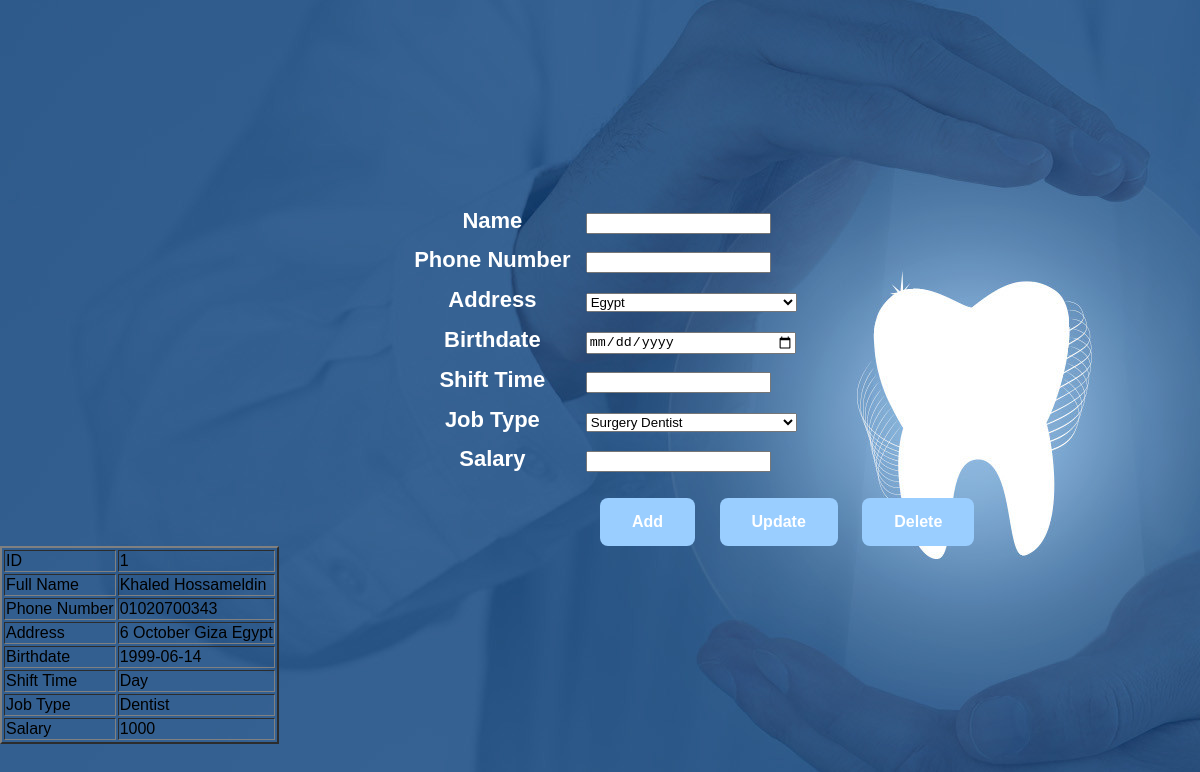
The page /C_Receptionist.php?RecID=1 on the database its author committed.
### tables this page shows
CREATE TABLE IF NOT EXISTS `receptionists` (
  `RecID` int(11) NOT NULL AUTO_INCREMENT,
  `Recname` varchar(50) NOT NULL,
  `Recphone` varchar(15) NOT NULL,
  `RecaddressID` int(11) NOT NULL,
  `Recbirthdate` date NOT NULL,
  `RecjobtypeID` int(11) NOT NULL,
  `Recshifttime` varchar(11) NOT NULL,
  `Recsalary` int(11) NOT NULL,
  PRIMARY KEY (`RecID`)
);

CREATE TABLE IF NOT EXISTS `jobtype` (
  `JobtypeID` int(10) NOT NULL AUTO_INCREMENT,
  `jobtypename` varchar(20) NOT NULL,
  PRIMARY KEY (`JobtypeID`)
);

### Connection.php (called while the page is built, shortened)
<?php
    class Database{
        public static function GetConnection()
        {
            $Temp = mysqli_connect("localhost", "root", "", "dramanydentalclinic");
            return $Temp;
        }
    }
?>

### M_Receptionist.php (called while the page is built, shortened)
<?php
    require_once 'Connection.php';
    require_once 'M_Address.php';
    require_once 'M_JobType.php';
    class Receptionist extends Employee
    {
        function __construct($ID)
        {
            if ($ID != "")
            {
                $sql = "SELECT * FROM `receptionists` WHERE RecID = $ID";
                $connection = Database::GetConnection();
                $ReceptionistDataset = mysqli_query($connection, $sql) or die(mysqli_error($connection));
                if ($row = mysqli_fetch_array($ReceptionistDataset))
                {
                    $this->ID = $row['RecID'];
                    $this->Name = $row['Recname'];
                    $this->PhoneNumber = $row['Recphone'];
                    $this->AddressID = $row['RecaddressID'];
                    $Temp = new Address($this->AddressID);
                    $this->Address = $Temp->Address;
                    $this->Birthdate = $row['Recbirthdate'];
                    $this->ShiftTime = $row['Recshifttime'];
                    $this->JobTypeID = $row['RecjobtypeID'];
                    $Temp2 = new JobType($this->JobTypeID);
                    $this->JobType = $Temp2->JobTypeName;
                    $this->Salary = $row['Recsalary'];
                }
            }
        }
    }
?>

### M_Address.php (called while the page is built, shortened)
<?php
    require_once 'Connection.php';
    class Address
    {
        function __construct($ID)
        {
            if($ID != "")
            {
                $sql = "SELECT * FROM `address` WHERE $ID = AddressID";
                $connection = Database::GetConnection();
                $AddressDataset = mysqli_query($connection, $sql) or die(mysqli_error());
                if($row = mysqli_fetch_array($AddressDataset))
                {
                    $Temp = "";
                    $this->Address = Address::FillAddress($ID, $Temp);
                }
            }
        }
        public static function FillAddress($ID, &$Temp)
        {
            $connection = Database::GetConnection();
            $sql = "SELECT * FROM `address` WHERE $ID = AddressID";
            $AddressDataset = mysqli_query($connection, $sql) or die(mysqli_error());
            if ($row = mysqli_fetch_array($AddressDataset)) {
                $Temp .= $row['Address']." ";
                if ($row['ParentID'] == 0) {
                    return $Temp;
                }
                else {
                    return Address::FillAddress($row['ParentID'], $Temp);
                }
            }
        }
    }
?>

### M_JobType.php (called while the page is built, shortened)
<?php
    require_once 'Connection.php';
    class JobType
    {
        function __construct($ID)
        {
            if($ID != "")
            {
                $sql = "SELECT * FROM `jobtype` WHERE JobtypeID = $ID";
                $connection = Database::GetConnection();
                $JobTypeDataset = mysqli_query($connection, $sql) or die(mysqli_error($connection));
                if($row = mysqli_fetch_array($JobTypeDataset))
                {
                    $this->JobTypeName = $row['jobtypename'];
                }
            }
        }
    }
?>

### C_Receptionist.php (the view, shortened to what this page needs)
<!DOCTYPE html>
    <head>
        <link rel="stylesheet" type="text/css" href="styleReceptionist.css">
    </head>
    <body>
        <form action="" method="POST">
            <table class = "ReceptionistTable">
            <tr><th>Name</th><td><input type="text" name="name"></td></tr>
            <tr><th>Phone Number</th><td><input type="number" name="number"></td></tr>
            <tr><th>Address</th><td>
                <select name="address" style="width:100%">
                <?php
                    require_once 'Connection.php';
                    $sql = "SELECT * FROM `address`";
                    $result = mysqli_query(Database::GetConnection(), $sql);
                    while ($row = mysqli_fetch_array($result, MYSQLI_ASSOC)) {
                        echo "<option value='".$row['AddressID']."'>".$row['Address']."</option>";
                    }
                ?>
                </select>
            </td></tr>
            <tr><th>Birthdate</th><td><input type="date" name="birthdate" style="width:97%"></td></tr>
            <tr><th>Shift Time</th><td><input type="text" name="shifttime"></td></tr>
            <tr><th>Job Type</th><td>
                <select name="jobtype" style="width:100%">
                <?php
                    require_once 'Connection.php';
                    $sql = "SELECT * FROM `jobtype`";
                    $result = mysqli_query(Database::GetConnection(), $sql);
                    while ($row = mysqli_fetch_array($result, MYSQLI_ASSOC)) {
                        echo "<option value='".$row['JobtypeID']."'>".$row['jobtypename']."</option>";
                    }
                ?>
                </select>
            </td></tr>
            <tr><th>Salary</th><td><input type="number" name="salary"></td></tr>
            </table>
            <br>
            <button type="submit" name="AddButton" value="Add" id="AddButton">Add</button>
            <button type="submit" name="UpdateButton" value="Update" id="UpdateButton">Update</button>
            <button type="submit" name="DeleteButton" value="Delete" id="DeleteButton">Delete</button>
        </form>
    </body>
</html>
<?php
    require_once 'Connection.php';
    require_once 'M_Receptionist.php';
    require_once 'V_Receptionist.php';
    if (isset($_REQUEST['RecID']))
    {
        $ReceptionistObject = new Receptionist($_REQUEST['RecID']);
        $View = new ReceptionistView();
        $View->ShowReceptionistDetails($ReceptionistObject);
    }
?>

### V_Receptionist.php (shortened to what this page needs)
<?php
    require_once 'M_Receptionist.php';
    require_once 'Connection.php';
    class ReceptionistView
    {
        public function ShowReceptionistDetails($ReceptionistObject)
        {
            echo "<table border=2><tr><td>ID</td><td>".$ReceptionistObject->ID."</td></tr>";
            echo "<tr><td>Full Name</td><td>".$ReceptionistObject->Name."</td></tr>";
            echo "<tr><td>Phone Number</td><td>".$ReceptionistObject->PhoneNumber."</td></tr>";
            echo "<tr><td>Address</td><td>".$ReceptionistObject->Address."</td></tr>";
            echo "<tr><td>Birthdate</td><td>".$ReceptionistObject->Birthdate."</td></tr>";
            echo "<tr><td>Shift Time</td><td>".$ReceptionistObject->ShiftTime."</td></tr>";
            echo "<tr><td>Job Type</td><td>".$ReceptionistObject->JobType."</td></tr>";
            echo "<tr><td>Salary</td><td>".$ReceptionistObject->Salary."</td></tr>";
            echo "</table>";
        }
    }
?>

### styleReceptionist.css (style rules this page uses)
body { margin: 0; padding: 0; margin-top: 200px; background: url(image.jpg); background-size: Absolute; background-position: center; background-repeat: no-repeat; font-family: sans-serif; }
table.ReceptionistTable { font-weight: bold; font-size: 22px; color: white; margin-left: auto; margin-right: auto; margin-top: 15%; width: 400px; height: 280px; }
#AddButton { margin-left: 600px; background-color: #9aceff; border: none; color: white; padding: 15px 32px; text-align: center; text-decoration: none; font-weight: bold; display: inline-block; font-size: 16px; border-radius: 8px; cursor: pointer; }
#UpdateButton { margin-left: 20px; background-color: #9aceff; border: none; color: white; padding: 15px 32px; text-align: center; text-decoration: none; font-weight: bold; display: inline-block; font-size: 16px; border-radius: 8px; cursor: pointer; }
#DeleteButton { margin-left: 20px; background-color: #9aceff; border: none; color: white; padding: 15px 32px; text-align: center; text-decoration: none; font-weight: bold; display: inline-block; font-size: 16px; border-radius: 8px; cursor: pointer; }

### rows shown on the page
receptionists: RecID "1", Recname "Khaled Hossameldin", Recphone "01020700343", Recbirthdate "1999-06-14", Recshifttime "Day", Recsalary "1000"
jobtype: jobtypename "Dentist"

### other values the page prints
$ReceptionistObject->Address "6 October Giza Egypt"
form field address "Egypt"
form field jobtype "Surgery Dentist"
